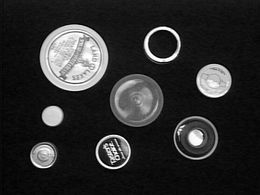
%> input picture circles1.gif, 260 x 195 px, shrunk from 640 x 480 before the run
$ octave Hw2.m   (GNU Octave 9; MATLAB toolbox functions it lacks are replaced by stand-ins)
%> lines starting %> are read from the running program, lines starting %| are printed output that depends on the picture; in (x1, y1, x2, y2) boxes, pixels count from 0 and x2, y2 are one past the last pixel; in counts of white or black regions, pixels touching at a corner belong together; the program's own positions count from 1
baseImage = double(imread("circles1.gif"))/255;
%> baseImage: size 195x260 double; min 0, max 1, mean 0.177
image = im2gray(baseImage);

%imwrite(image, "greyScale.jpg");

kernalSize = 4;
sigma = 1.2;
[x, y] = meshgrid(-kernalSize:kernalSize, -kernalSize:kernalSize);
N = size(y, 1) - 1;

kernel = exp(-(x.^2 + y.^2) / (2 * sigma * sigma)) / (2 * pi * sigma * sigma);

blurredImage = image;

for i = N: size(image, 1) - N
    for j = N: size(image, 2) - N
        temp = image(i: i + N, j: j + N).*kernel;
        blurredImage(i, j) = sum(temp(:));
    end
end
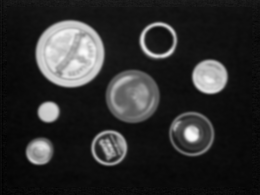
%> blurredImage: size 195x260 double; min 0, max 0.985, mean 0.176

%blurredImage = uint8(blurredImage*255);
%subplot(1,2,1), imshow(blurredImage);
%imwrite(blurredImage, "9x9Kernal1.2sigma.jpg")

gradientX = zeros(size(image));
gradientY =  zeros(size(image));
magnitude = zeros(size(image));
ykernel = [0 -0.5 0; 0 0 0; 0 0.5 0];
xkernel = [0 0 0; -0.5 0 0.5; 0 0 0];

for i = 1: size(image, 1) - 2
    for j = 1: size(image, 2) - 2
        tempy = image(i: i + 2, j: j + 2).*ykernel;
        tempx = image(i: i + 2, j: j + 2).*xkernel;
        gradientX(i, j) = abs(sum(tempx(:)));
        gradientY(i, j) = abs(sum(tempy(:)));
    end
end
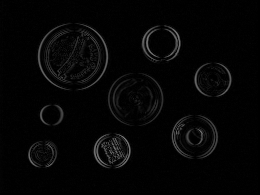
%> gradientX: size 195x260 double; min 0, max 0.486, mean 0.0226
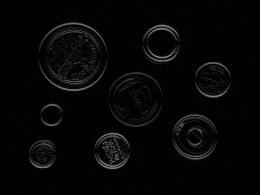
%> gradientY: size 195x260 double; min 0, max 0.5, mean 0.0242

gradientMagnitude = gradientY + gradientY;
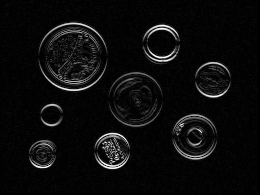
%> gradientMagnitude: size 195x260 double; min 0, max 1, mean 0.0483
% [11 lines of commented-out code are left out]

lowThreshold = 45;
highThreshold = 65;
hysterisis = uint8(gradientMagnitude*255);
hysterisisImage = zeros(size(hysterisis));
padding = zeros(size(hysterisis));

for i = 1: size(hysterisis, 1)
    for j = 1: size(hysterisis, 2)
        if (hysterisis(i,j) > lowThreshold)% && (hysterisis(i,j) < highThreshold)
            padding(i,j) = hysterisis(i,j);
            eightWayCheck = hysterisis(conv2(padding, [1 1 1; 1 0 1; 1 1 1], 'same')>0);
            I = find(eightWayCheck > highThreshold);
            if size(I,1) > 0
                hysterisisImage(i,j) = 1;
            else
                hysterisisImage(i,j) = 0;
            end
        elseif hysterisis(i,j) >= highThreshold
            hysterisisImage(i,j) = 1;
        elseif hysterisis(i,j) < lowThreshold
            hysterisisImage(i,j) = 0;
        end
    end
end
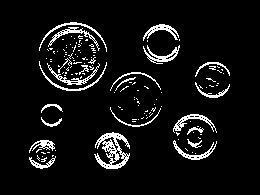
%> hysterisisImage: size 195x260 double; values 0 (black) and 1 (white), 7.1% white in thin lines or dots, all inside (x1, y1, x2, y2) = (29, 22, 230, 169)
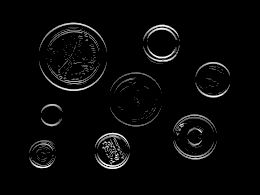
%> padding: size 195x260 double; min 0, max 255, mean 7.6
%> after the loop, I = 2592 values from 15 to 8447

%imwrite(hysterisisImage, "dataSethysterisis.jpg");
nonMaximimunSuppression = hysterisisImage;

for i = 1: size(image, 1)
    for j = 1: size(image, 2)
        magnitude = gradientX(i, j) + gradientY(i, j);
        angle = atan2(double(gradientY(i,j)), double(gradientX(i,j)));

        %left and right
        if (angle < pi/8 || angle >= (15*pi)/8 || (angle >= (7*pi)/8 && angle < (9*pi)/8)) && (j > 1 && j < size(image, 2))
            leftMagnitude = gradientX(i, j-1) + gradientY(i, j-1);
            rightMagnitude = gradientX(i, j+1) + gradientY(i, j-1);
            if (leftMagnitude > magnitude) && (leftMagnitude > rightMagnitude)
                nonMaximimunSuppression(i,j) = leftMagnitude;
            elseif (rightMagnitude > magnitude) && (rightMagnitude > leftMagnitude)
                nonMaximimunSuppression(i,j) = rightMagnitude;
            end

        %up and down
        elseif ((angle >= (3*pi)/8 && angle < (5*pi)/8) || (angle >= (11*pi)/8 && angle < (13*pi)/8)) && (i > 1 && i < size(image, 1))
            upMagnitude = gradientX(i-1, j) + gradientY(i-1, j);
            downMagnitude = gradientX(i+1, j) + gradientY(i+1,j);
            if (upMagnitude > magnitude) && (upMagnitude > downMagnitude)
                nonMaximimunSuppression(i,j) = upMagnitude;
            elseif (downMagnitude > magnitude) && (downMagnitude > upMagnitude)
                nonMaximimunSuppression(i,j) = downMagnitude;
            end

        %upleft downright
        elseif ((angle >= pi/8 && angle < (3*pi)/8) || (angle >= (9*pi)/8 && angle < (11*pi)/8))  && ((i > 1 && i < size(image, 1)) && (j > 1 && j < size(image, 2)))
            upLeftMagnitude = gradientX(i-1, j-1) + gradientY(i-1, j-1);
            downRightMagnitude = gradientX(i+1, j+1) + gradientY(i+1, j+1);
            if (upLeftMagnitude > magnitude) && (upLeftMagnitude > downRightMagnitude)
                nonMaximimunSuppression(i,j) = upLeftMagnitude;
            elseif (downRightMagnitude > magnitude) && (downRightMagnitude > upLeftMagnitude)
                nonMaximimunSuppression(i,j) = downRightMagnitude;
            end

        %upright and downleft
        elseif ((angle >= (5*pi)/8 && angle < (7*pi)/8) || (angle >= (13*pi)/8 && angle < (15*pi)/8)) && ((i > 1 && i < size(image, 1)) && (j > 1 && j < size(image, 2)))
            upRightMagnitude = gradientX(i-1, j+1) + gradientY(i-1, j+1);
            downLeftMagnitude = gradientX(i+1, j-1) + gradientY(i+1, j-1);
            if (upRightMagnitude > magnitude) && (upRightMagnitude > downLeftMagnitude)
                nonMaximimunSuppression(i,j) = upRightMagnitude;
            elseif (downLeftMagnitude > magnitude) && (downLeftMagnitude > upRightMagnitude)
                nonMaximimunSuppression(i,j) = downLeftMagnitude;
            end
        end
        nonMaximimunSuppression(i,j) = magnitude;
    end
end
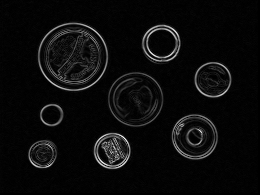
%> nonMaximimunSuppression: size 195x260 double; min 0, max 0.963, mean 0.0468
%> after the loop, downMagnitude = 0; downRightMagnitude = 0; leftMagnitude = 0; rightMagnitude = 0; upLeftMagnitude = 0.00784; upMagnitude = 0.0118

%imwrite(nonMaximimunSuppression, "nonMaximunSuppression.jpg")
%subplot(1,2,2), imshow(hysterisisImage);
%imwrite(hysterisisImage, "circleshysterisis.jpg");
imshow(nonMaximimunSuppression)
